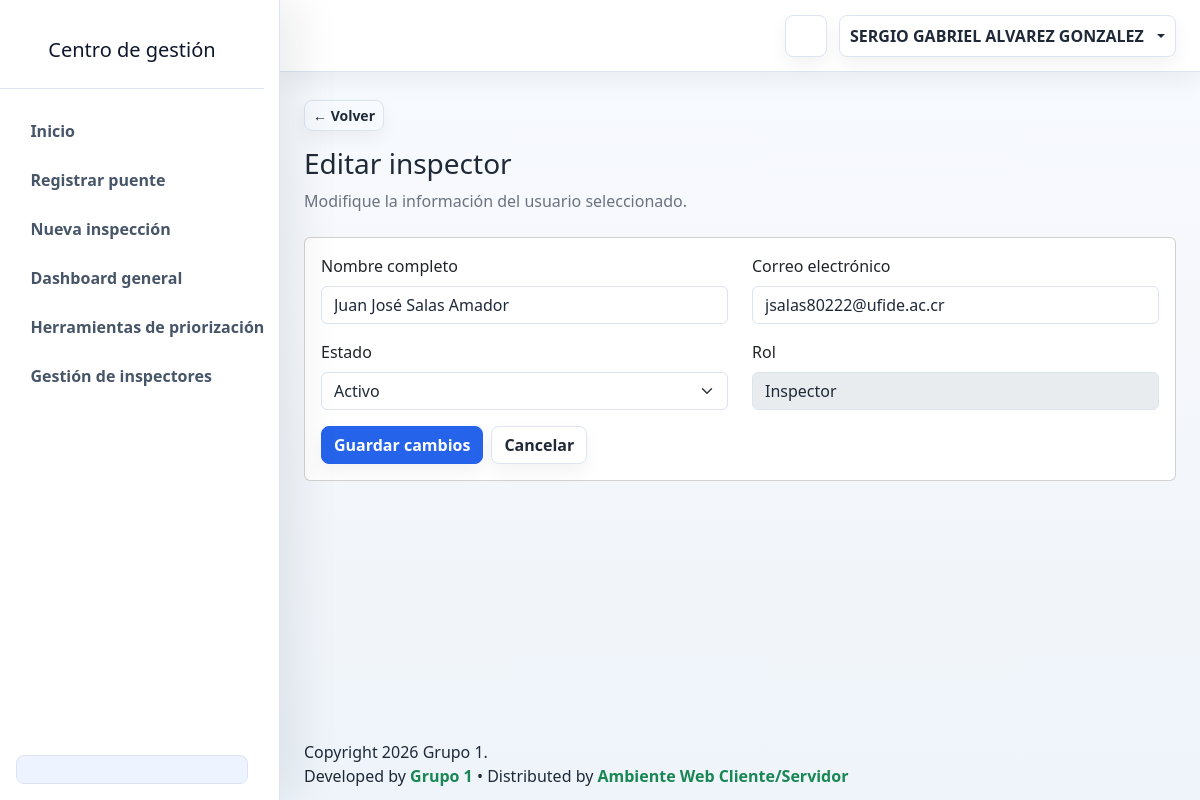
The page /View/vUsuario/EditarInspector.php?id=5 (signed in) on the database its author committed.
### tables this page shows
CREATE TABLE `tb_usuario` (
  `Consecutivo` int(11) NOT NULL AUTO_INCREMENT,
  `Nombre` varchar(250) NOT NULL,
  `CorreoElectronico` varchar(100) NOT NULL,
  `Contrasenna` varchar(45) NOT NULL,
  `Estado` bit(1) NOT NULL,
  `ConsecutivoRol` int(11) NOT NULL DEFAULT 2,
  PRIMARY KEY (`Consecutivo`),
  KEY `fk_usuario_rol` (`ConsecutivoRol`),
  CONSTRAINT `fk_usuario_rol` FOREIGN KEY (`ConsecutivoRol`) REFERENCES `tb_rol` (`Consecutivo`)
);

### Model/UsuarioModel.php (called while the page is built, shortened)
<?php
function ConsultarInspectorModel($consecutivo)
{
    $conn = null;
    $stmt = null;
    try {
        $conn = OpenDB();
                $sql = "CALL spConsultarInspector(?)";
        $stmt = $conn->prepare($sql);
        $stmt->bind_param(
            "i",
            $consecutivo
        );
        $stmt->execute();
        $resultado = $stmt->get_result();
        $inspector = null;
        if ($fila = $resultado->fetch_assoc()) {
            $inspector = $fila;
        }
        return $inspector;
    } catch (Exception $e) {
        if ($stmt) {
            $stmt->close();
        }
        if ($conn) {
            CloseDB($conn);
        }
        return null;
    }
}

### Controller/UsuarioController.php (called while the page is built, shortened)
<?php
include_once $_SERVER['DOCUMENT_ROOT'] . '/Proyecto_Grupo1/Model/UsuarioModel.php';
function ConsultarInspectorController($consecutivo)
{
    return ConsultarInspectorModel(
        $consecutivo
    );
}

### View/vUsuario/EditarInspector.php (the view, shortened to what this page needs)
<?php
include_once $_SERVER['DOCUMENT_ROOT']
    . '/Proyecto_Grupo1/View/LayoutInterno.php';
include_once $_SERVER['DOCUMENT_ROOT']
    . '/Proyecto_Grupo1/Controller/UsuarioController.php';
$consecutivo =
    isset($_GET["id"])
    ? (int) $_GET["id"]
    : 0;
$inspector =
    ConsultarInspectorController(
        $consecutivo
    );
?>
<!DOCTYPE html>
<html lang="es">
<body>
    <div class="admin-shell">
        <div class="admin-main">
            <main class="dashboard-content">
                <div class="container-fluid px-3 px-lg-4 py-4">
                    <div class="mb-4">
                        <a href="GestionInspectores.php" class="btn btn-outline-secondary btn-sm mb-3">
                            ← Volver
                        </a>
                        <h1 class="h3 mb-2">
                            Editar inspector
                        </h1>
                        <p class="text-muted">
                            Modifique la información
                            del usuario seleccionado.
                        </p>
                    </div>
                    <div class="card">
                        <div class="card-body">
                            <form action="GestionInspectores.php" method="POST">
                                <div class="row">
                                    <div class="col-md-6 mb-3">
                                        <label for="Nombre" class="form-label">
                                            Nombre completo
                                        </label>
                                        <input type="text" class="form-control" id="Nombre" name="Nombre" required
                                            value="<?=
                                                htmlspecialchars(
                                                    $inspector["Nombre"]
                                                )
                                                ?>">
                                    </div>
                                    <div class="col-md-6 mb-3">
                                        <label for="CorreoElectronico" class="form-label">
                                            Correo electrónico
                                        </label>
                                        <input type="email" class="form-control" id="CorreoElectronico"
                                            name="CorreoElectronico" required value="<?=
                                                htmlspecialchars(
                                                    $inspector[
                                                        "CorreoElectronico"
                                                    ]
                                                )
                                                ?>">
                                    </div>
                                    <div class="col-md-6 mb-3">
                                        <label for="Estado" class="form-label">
                                            Estado
                                        </label>
                                        <select name="Estado" id="Estado" class="form-select">
                                            <option value="1" <?=
                                                (int)
                                                $inspector["Estado"]
                                                === 1
                                                ? "selected"
                                                : ""
                                                ?>>
                                                Activo
                                            </option>
                                        </select>
                                    </div>
                                    <div class="col-md-6 mb-3">
                                        <label class="form-label">
                                            Rol
                                        </label>
                                        <input type="text" class="form-control" value="Inspector" disabled>
                                    </div>
                                </div>
                                <div class="d-flex gap-2">
                                    <button type="submit" name="btnActualizarInspector" class="btn btn-primary">
                                        Guardar cambios
                                    </button>
                                    <a href="GestionInspectores.php" class="btn btn-outline-secondary">
                                        Cancelar
                                    </a>
                                </div>
                            </form>
                        </div>
                    </div>
                </div>
            </main>
        </div>
    </div>
</body>
</html>

### View/css/style.css (style rules this page uses)
:root { --sidebar-width: 280px; --sidebar-mini-width: 84px; --admin-bg: #f5f7fb; --admin-surface: #ffffff; --admin-surface-soft: #f8fafc; --admin-border: #dbe4ef; --admin-text: #1f2937; --admin-muted: #6b7280; --admin-primary: #2563eb; --admin-primary-dark: #1d4ed8; --admin-success: #0f766e; --admin-warning: #d97706; --admin-danger: #dc2626; --admin-sidebar: #111827; --admin-sidebar-soft: #1f2937; --admin-shadow-sm: 0 10px 24px rgba(15, 23, 42, 0.06); --admin-shadow: 0 18px 46px rgba(15, 23, 42, 0.09); --admin-shadow-lg: 0 26px 70px rgba(15, 23, 42, 0.12); --admin-ring: 0 0 0 4px rgba(37, 99, 235, 0.12); }
* { box-sizing: border-box; }
html { min-height: 100%; }
body { min-height: 100vh; margin: 0; background: linear-gradient( 180deg, #f8fbff 0%, var(--admin-bg) 42%, #eef4fa 100% ); color: var(--admin-text); font-family: "Segoe UI", Arial, sans-serif; }
a { text-decoration: none; }
.admin-shell { min-height: 100vh; }
.admin-main { width: auto; min-width: 0; min-height: 100vh; margin-left: var(--sidebar-width); transition: margin-left 0.2s ease; }
.dashboard-content { min-height: calc(100vh - 132px); }
.dashboard-content > .container-fluid { padding-top: 1.75rem !important; padding-bottom: 1.75rem !important; }
.btn { border-radius: 8px; font-weight: 700; box-shadow: 0 8px 18px rgba(15, 23, 42, 0.05); transition: border-color 0.16s ease, background 0.16s ease, box-shadow 0.16s ease, transform 0.16s ease; }
.btn-primary { border-color: var(--admin-primary); background: var(--admin-primary); }
.btn { display: inline-flex; align-items: center; justify-content: center; gap: 0.4rem; }
.btn-outline-secondary { border-color: var(--admin-border); color: var(--admin-text); }
.form-control, .form-select { border-color: var(--admin-border); background-color: var(--admin-surface); color: var(--admin-text); }
.form-control::placeholder { color: var(--admin-muted); }
.text-muted { color: var(--admin-muted) !important; }
html[data-theme="light"] { color-scheme: light; }
body, .admin-navbar, .admin-sidebar, .admin-main, .metric-card, .panel, .auth-card, .error-card, .dropdown-menu, .modal-content, .form-control, .form-select { transition: background-color 0.18s ease, border-color 0.18s ease, color 0.18s ease, box-shadow 0.18s ease; }
html:not([data-theme="dark"]) { --admin-sidebar: #ffffff; --admin-sidebar-soft: #eef4ff; --admin-sidebar-border: #dbe4ef; --admin-sidebar-text: #475569; --admin-sidebar-text-strong: #0f172a; --admin-sidebar-muted: #64748b; --admin-sidebar-icon-bg: #eaf2ff; --admin-sidebar-icon: #2563eb; --admin-sidebar-shadow: 18px 0 42px rgba(15, 23, 42, 0.08); }

### rows shown on the page
tb_usuario: Nombre "Juan José Salas Amador", CorreoElectronico "jsalas80222@ufide.ac.cr"

### other values the page prints
$nombreUsuario "SERGIO GABRIEL ALVAREZ GONZALEZ"
